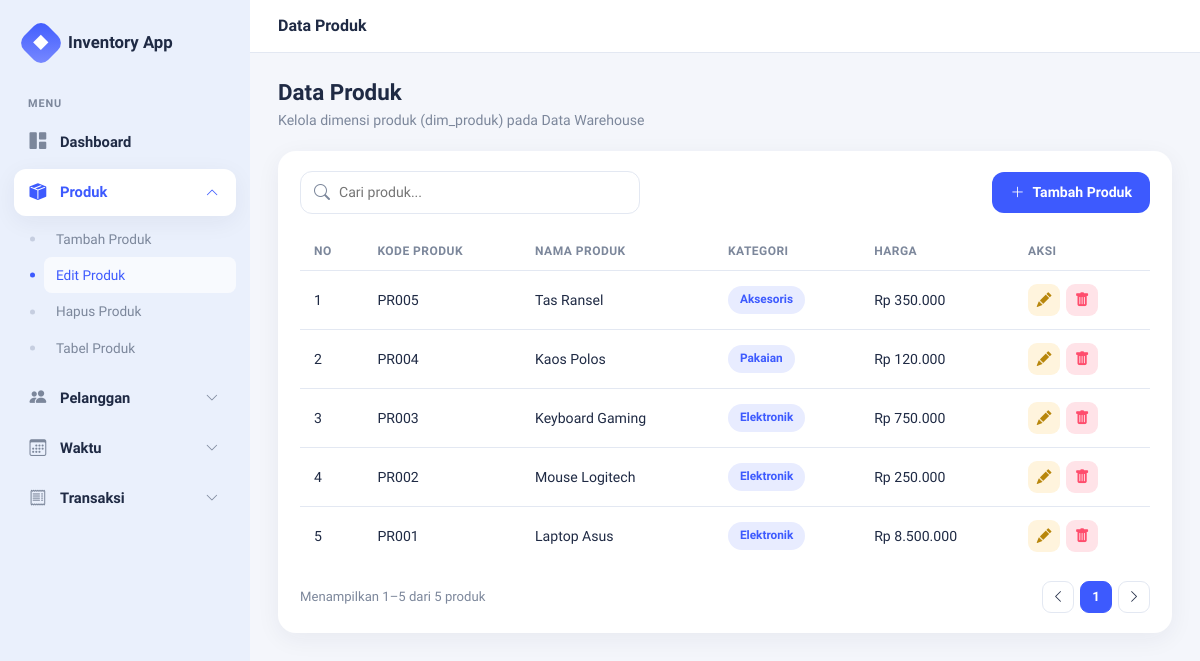
Page /produk/index.php on the committed database.
### tables this page shows
CREATE TABLE `dim_produk` (
  `id_produk` int NOT NULL,
  `kode_produk` varchar(20) DEFAULT NULL,
  `nama_produk` varchar(100) DEFAULT NULL,
  `kategori` varchar(50) DEFAULT NULL,
  `harga` decimal(10,2) DEFAULT NULL
);

### produk/index.php (the view, shortened to what this page needs)
<?php
include '../config/koneksi.php';
$per_page = 5;
$page = isset($_GET['page']) ? max(1, (int)$_GET['page']) : 1;
$offset = ($page - 1) * $per_page;
$total_rows = mysqli_fetch_assoc(mysqli_query($conn, "SELECT COUNT(*) n FROM dim_produk"))['n'];
$total_pages = max(1, ceil($total_rows / $per_page));
$query = mysqli_query($conn, "
    SELECT * FROM dim_produk
    ORDER BY id_produk DESC
    LIMIT $per_page OFFSET $offset
");
include '../includes/header.php';
?>
<div class="page-heading">
    <div>
        <h2>Data Produk</h2>
        <p>Kelola dimensi produk (dim_produk) pada Data Warehouse</p>
    </div>
</div>
<div class="surface-card">
    <div class="toolbar">
        <div class="search-box">
            <i class="bi bi-search"></i>
            <input type="text" placeholder="Cari produk..." data-search-input="tabelProduk">
        </div>
        <a href="tambah.php" class="btn-app-primary">
            <i class="bi bi-plus-lg"></i> Tambah Produk
        </a>
    </div>
    <div class="table-responsive">
        <table class="table-app" id="tabelProduk">
            <thead>
                <tr>
                    <th>No</th>
                    <th>Kode Produk</th>
                    <th>Nama Produk</th>
                    <th>Kategori</th>
                    <th>Harga</th>
                    <th>Aksi</th>
                </tr>
            </thead>
            <tbody>
            <?php $no = $offset + 1; while($data = mysqli_fetch_assoc($query)): ?>
                <tr data-row>
                    <td><?= $no++ ?></td>
                    <td><?= htmlspecialchars($data['kode_produk']) ?></td>
                    <td><?= htmlspecialchars($data['nama_produk']) ?></td>
                    <td><span class="badge-kategori"><?= htmlspecialchars($data['kategori']) ?></span></td>
                    <td>Rp <?= number_format($data['harga'],0,',','.') ?></td>
                    <td>
                        <div class="row-actions">
                            <a href="edit.php?id=<?= $data['id_produk'] ?>" class="action-btn edit" title="Edit">
                                <i class="bi bi-pencil-fill"></i>
                            </a>
                            <a href="hapus.php?id=<?= $data['id_produk'] ?>" class="action-btn delete" title="Hapus"
                               onclick="return confirm('Yakin ingin menghapus produk ini?')">
                                <i class="bi bi-trash-fill"></i>
                            </a>
                        </div>
                    </td>
                </tr>
            <?php endwhile; ?>
            </tbody>
        </table>
    </div>
    <?php if($total_rows > 0): ?>
    <div class="pagination-app">
        <div class="info">Menampilkan <?= $offset+1 ?>–<?= min($offset+$per_page,$total_rows) ?> dari <?= $total_rows ?> produk</div>
        <div class="pages">
            <a href="?page=<?= max(1,$page-1) ?>"><i class="bi bi-chevron-left"></i></a>
            <?php for($i=1; $i<=$total_pages; $i++): ?>
                <a href="?page=<?= $i ?>" class="<?= $i===$page?'active':'' ?>"><?= $i ?></a>
            <?php endfor; ?>
            <a href="?page=<?= min($total_pages,$page+1) ?>"><i class="bi bi-chevron-right"></i></a>
        </div>
    </div>
    <?php endif; ?>
</div>
<?php include '../includes/footer.php'; ?>

### assets/css/style.css (style rules this page uses)
:root { --primary: #3D5AFE; --primary-dark: #2C3FD1; --primary-soft: #E8ECFF; --sidebar-bg: #EAF0FC; --sidebar-active: #FFFFFF; --bg-page: #F4F6FB; --text-dark: #1F2A44; --text-muted: #7C879B; --border-soft: #E3E8F2; --danger: #FF4D6D; --danger-soft: #FFE3E8; --success: #18B26B; --radius-lg: 18px; --radius-md: 12px; --shadow-soft: 0 6px 24px rgba(31, 42, 68, 0.06); }
* { box-sizing:border-box; }
body { font-family:'Plus Jakarta Sans','Inter',system-ui,-apple-system,sans-serif; background:var(--bg-page); color:var(--text-dark); margin:0; min-height:100vh; }
a { text-decoration:none; }
.page-heading { display:flex; align-items:flex-end; justify-content:space-between; flex-wrap:wrap; gap:12px; margin-bottom:20px; }
.page-heading h2 { font-size:1.4rem; font-weight:800; margin:0 0 4px; }
.page-heading p { margin:0; color:var(--text-muted); font-size:.88rem; }
.surface-card { background:#fff; border-radius:var(--radius-lg); box-shadow:var(--shadow-soft); padding:20px 22px; margin-bottom:22px; }
.toolbar { display:flex; align-items:center; gap:12px; flex-wrap:wrap; justify-content:space-between; margin-bottom:18px; }
.search-box { position:relative; flex:1; max-width:340px; }
.search-box i { position:absolute; left:14px; top:50%; transform:translateY(-50%); color:var(--text-muted); }
.search-box input { width:100%; padding:10px 14px 10px 38px; border-radius:12px; border:1px solid var(--border-soft); background:#fff; font-size:.88rem; }
.btn-app-primary { background:var(--primary); border:none; color:#fff; padding:10px 18px; border-radius:12px; font-weight:700; font-size:.88rem; display:inline-flex; align-items:center; gap:8px; white-space:nowrap; }
.table-app { width:100%; border-collapse:separate; border-spacing:0; font-size:.88rem; }
.table-app thead th { text-align:left; color:var(--text-muted); font-weight:700; font-size:.75rem; text-transform:uppercase; letter-spacing:.04em; padding:10px 14px; border-bottom:1px solid var(--border-soft); }
.table-app tbody td { padding:13px 14px; border-bottom:1px solid var(--border-soft); vertical-align:middle; color:var(--text-dark); }
.table-app tbody tr:last-child td { border-bottom:none; }
.badge-kategori { display:inline-block; padding:5px 12px; border-radius:999px; font-size:.74rem; font-weight:700; background:var(--primary-soft); color:var(--primary); }
.row-actions { display:flex; gap:6px; }
.action-btn { width:32px;height:32px; border-radius:9px; border:none; display:inline-flex; align-items:center; justify-content:center; font-size:.92rem; }
.action-btn.edit { background:#FFF4DD; color:#B8860B; }
.action-btn.delete { background:var(--danger-soft); color:var(--danger); }
.pagination-app { display:flex; align-items:center; justify-content:space-between; margin-top:16px; flex-wrap:wrap; gap:10px; }
.pagination-app .info { color:var(--text-muted); font-size:.82rem; }
.pagination-app .pages { display:flex; gap:6px; align-items:center; }
.pagination-app .pages a, .pagination-app .pages span { min-width:32px; height:32px; border-radius:9px; display:flex; align-items:center; justify-content:center; font-size:.82rem; font-weight:600; color:var(--text-dark); border:1px solid var(--border-soft); }
.pagination-app .pages .active { background:var(--primary); border-color:var(--primary); color:#fff; }

### rows in the picture
dim_produk: kode_produk "PR005", nama_produk "Tas Ransel", kategori "Aksesoris", harga "350.000"
dim_produk: kode_produk "PR004", nama_produk "Kaos Polos", kategori "Pakaian", harga "120.000"
dim_produk: kode_produk "PR003", nama_produk "Keyboard Gaming", kategori "Elektronik", harga "750.000"
dim_produk: kode_produk "PR002", nama_produk "Mouse Logitech", kategori "Elektronik", harga "250.000"
dim_produk: kode_produk "PR001", nama_produk "Laptop Asus", kategori "Elektronik", harga "8.500.000"

### other values in the picture
$page_title "Data Produk"
$offset+1 "1"
min($offset+$per_page,$total_rows) "5"
$total_rows "5"
